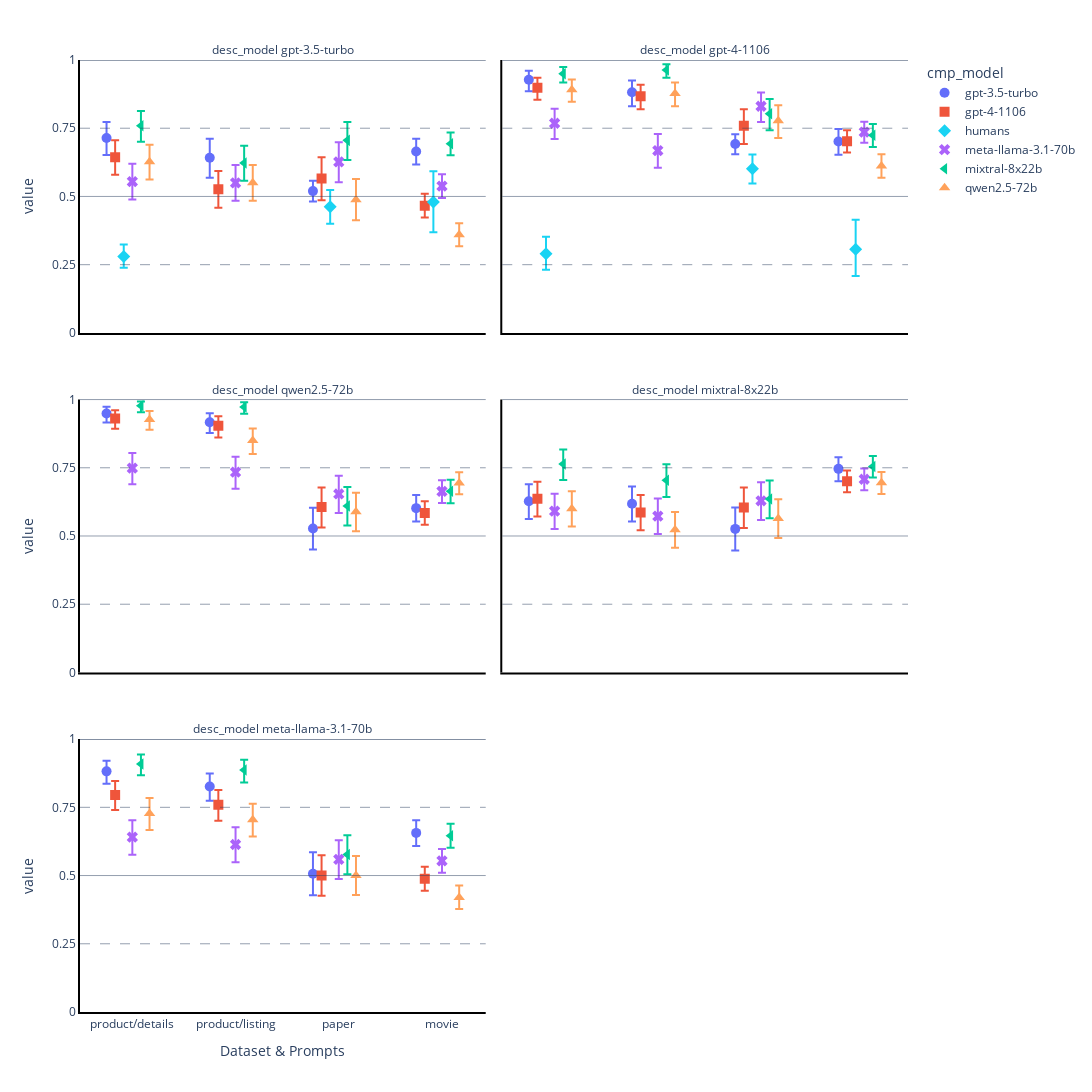

This figure's notebook cell:
### Code cell
df = df2.copy()
etype_order = {etype: i for i, etype in enumerate(df["title"].unique())}
df["title_numeric"] = df["title"].map(etype_order)
df["xindex"] = df["title_numeric"] + df["offset"]
df.sort_values("cmp_model")
syms = ["circle", "square", "diamond", "x", "triangle-left", "triangle-up", "triangle-down", "star", "pentagon"]
symbol_map = { name: s for name, s in zip(OFFSET_NAMES, syms) }
fig = px.scatter(df, y="value", x="xindex", error_y="ci1", error_y_minus="ci0", symbol="cmp_model", color="cmp_model", facet_col="desc_model", facet_col_wrap=2, width=1400, height=1200, labels={"xindex": "Dataset & Prompts", "gen_name": "Generator"}, symbol_map=symbol_map)
data = list(fig.data)
data.sort(key=lambda x: x.name)
fig.data = tuple(data)
fig.data
fig.update_traces(marker=dict(size=10))
fig.update_yaxes(range=[0, 1], dtick = 0.25)
fig.update_layout(
    plot_bgcolor="rgba(0, 0, 0, 0)",
)

fig.update_xaxes(
    tickvals=list(etype_order.values()),
    ticktext=list(etype_order.keys()))
fig.add_hline(0.5, line_width=0.5)
fig.add_hline(1, line_width=1)
fig.add_hline(0.25, line_width=0.5, line_dash="10px 10px")
fig.add_hline(0.75, line_width=0.5, line_dash="10px 10px")

fig.update_xaxes(showline=True, linewidth=2, linecolor='black', mirror=False)
fig.update_yaxes(showline=True, linewidth=2, linecolor='black', mirror=False)
fig.for_each_annotation(lambda a: a.update(text=a.text.replace("=", " ")))
#fig.update_layout(legend={"xanchor": "center", "x": 0.5, "y": 1.0})

### Figure 1 — Plotly figure (JSON) as saved in the notebook; plotly's stock layout.template omitted (floating-point values rounded to 4 significant figures)
{"data": [{"error_y": {"array": [0.05894, 0.0696, 0.0379, 0.04642], "arrayminus": [0.0628, 0.0727, 0.03802, 0.04806]}, "hovertemplate": "cmp_model=gpt-3.5-turbo<br>desc_model=gpt-3.5-turbo<br>Dataset & Prompts=%{x}<br>value=%{y}<extra></extra>", "legendgroup": "gpt-3.5-turbo", "marker": {"color": "#636efa", "size": 10, "symbol": "circle"}, "mode": "markers", "name": "gpt-3.5-turbo", "orientation": "v", "showlegend": true, "type": "scatter", "x": [-0.25, 0.75, 1.75, 2.75], "xaxis": "x5", "y": [0.7143, 0.6416, 0.5196, 0.6649], "yaxis": "y5"}, {"error_y": {"array": [0.03299, 0.04301, 0.03571, 0.04625], "arrayminus": [0.04195, 0.05113, 0.03688, 0.04838]}, "hovertemplate": "cmp_model=gpt-3.5-turbo<br>desc_model=gpt-4-1106<br>Dataset & Prompts=%{x}<br>value=%{y}<extra></extra>", "legendgroup": "gpt-3.5-turbo", "marker": {"color": "#636efa", "size": 10, "symbol": "circle"}, "mode": "markers", "name": "gpt-3.5-turbo", "orientation": "v", "showlegend": false, "type": "scatter", "x": [-0.25, 0.75, 1.75, 2.75], "xaxis": "x6", "y": [0.9278, 0.882, 0.6919, 0.7011], "yaxis": "y6"}, {"error_y": {"array": [0.02523, 0.03281, 0.04787, 0.07599], "arrayminus": [0.03309, 0.04007, 0.04886, 0.07663]}, "hovertemplate": "cmp_model=gpt-3.5-turbo<br>desc_model=qwen2.5-72b<br>Dataset & Prompts=%{x}<br>value=%{y}<extra></extra>", "legendgroup": "gpt-3.5-turbo", "marker": {"color": "#636efa", "size": 10, "symbol": "circle"}, "mode": "markers", "name": "gpt-3.5-turbo", "orientation": "v", "showlegend": false, "type": "scatter", "x": [-0.25, 0.75, 2.75, 1.75], "xaxis": "x3", "y": [0.9488, 0.9171, 0.602, 0.5276], "yaxis": "y3"}, {"error_y": {"array": [0.06258, 0.06297, 0.04277, 0.07818], "arrayminus": [0.06478, 0.065, 0.04527, 0.07882]}, "hovertemplate": "cmp_model=gpt-3.5-turbo<br>desc_model=mixtral-8x22b<br>Dataset & Prompts=%{x}<br>value=%{y}<extra></extra>", "legendgroup": "gpt-3.5-turbo", "marker": {"color": "#636efa", "size": 10, "symbol": "circle"}, "mode": "markers", "name": "gpt-3.5-turbo", "orientation": "v", "showlegend": false, "type": "scatter", "x": [-0.25, 0.75, 2.75, 1.75], "xaxis": "x4", "y": [0.6273, 0.6182, 0.746, 0.526], "yaxis": "y4"}, {"error_y": {"array": [0.03914, 0.04711, 0.04646, 0.07852], "arrayminus": [0.04571, 0.05276, 0.04799, 0.07868]}, "hovertemplate": "cmp_model=gpt-3.5-turbo<br>desc_model=meta-llama-3.1-70b<br>Dataset & Prompts=%{x}<br>value=%{y}<extra></extra>", "legendgroup": "gpt-3.5-turbo", "marker": {"color": "#636efa", "size": 10, "symbol": "circle"}, "mode": "markers", "name": "gpt-3.5-turbo", "orientation": "v", "showlegend": false, "type": "scatter", "x": [-0.25, 0.75, 2.75, 1.75], "xaxis": "x", "y": [0.8818, 0.8265, 0.6563, 0.5065], "yaxis": "y"}, {"error_y": {"array": [0.06196, 0.06691, 0.0776, 0.04379], "arrayminus": [0.06445, 0.06738, 0.07924, 0.04353]}, "hovertemplate": "cmp_model=gpt-4-1106<br>desc_model=gpt-3.5-turbo<br>Dataset & Prompts=%{x}<br>value=%{y}<extra></extra>", "legendgroup": "gpt-4-1106", "marker": {"color": "#EF553B", "size": 10, "symbol": "square"}, "mode": "markers", "name": "gpt-4-1106", "orientation": "v", "showlegend": true, "type": "scatter", "x": [-0.1667, 0.8333, 1.833, 2.833], "xaxis": "x5", "y": [0.6438, 0.5261, 0.5658, 0.466], "yaxis": "y5"}, {"error_y": {"array": [0.03661, 0.04149, 0.06046, 0.03958], "arrayminus": [0.04357, 0.04784, 0.06609, 0.04115]}, "hovertemplate": "cmp_model=gpt-4-1106<br>desc_model=gpt-4-1106<br>Dataset & Prompts=%{x}<br>value=%{y}<extra></extra>", "legendgroup": "gpt-4-1106", "marker": {"color": "#EF553B", "size": 10, "symbol": "square"}, "mode": "markers", "name": "gpt-4-1106", "orientation": "v", "showlegend": false, "type": "scatter", "x": [-0.1667, 0.8333, 1.833, 2.833], "xaxis": "x6", "y": [0.8981, 0.8676, 0.7586, 0.7026], "yaxis": "y6"}, {"error_y": {"array": [0.07196, 0.02987, 0.03542, 0.04298], "arrayminus": [0.07432, 0.0374, 0.04242, 0.04363]}, "hovertemplate": "cmp_model=gpt-4-1106<br>desc_model=qwen2.5-72b<br>Dataset & Prompts=%{x}<br>value=%{y}<extra></extra>", "legendgroup": "gpt-4-1106", "marker": {"color": "#EF553B", "size": 10, "symbol": "square"}, "mode": "markers", "name": "gpt-4-1106", "orientation": "v", "showlegend": false, "type": "scatter", "x": [1.833, -0.1667, 0.8333, 2.833], "xaxis": "x3", "y": [0.6059, 0.9306, 0.9037, 0.5847], "yaxis": "y3"}, {"error_y": {"array": [0.07264, 0.06218, 0.06412, 0.03939], "arrayminus": [0.07502, 0.06453, 0.06561, 0.04092]}, "hovertemplate": "cmp_model=gpt-4-1106<br>desc_model=mixtral-8x22b<br>Dataset & Prompts=%{x}<br>value=%{y}<extra></extra>", "legendgroup": "gpt-4-1106", "marker": {"color": "#EF553B", "size": 10, "symbol": "square"}, "mode": "markers", "name": "gpt-4-1106", "orientation": "v", "showlegend": false, "type": "scatter", "x": [1.833, -0.1667, 0.8333, 2.833], "xaxis": "x4", "y": [0.6048, 0.6364, 0.5864, 0.7008], "yaxis": "y4"}, {"error_y": {"array": [0.07441, 0.05054, 0.05406, 0.04388], "arrayminus": [0.07441, 0.05563, 0.05852, 0.04379]}, "hovertemplate": "cmp_model=gpt-4-1106<br>desc_model=meta-llama-3.1-70b<br>Dataset & Prompts=%{x}<br>value=%{y}<extra></extra>", "legendgroup": "gpt-4-1106", "marker": {"color": "#EF553B", "size": 10, "symbol": "square"}, "mode": "markers", "name": "gpt-4-1106", "orientation": "v", "showlegend": false, "type": "scatter", "x": [1.833, -0.1667, 0.8333, 2.833], "xaxis": "x", "y": [0.5, 0.7955, 0.7591, 0.488], "yaxis": "y"}, {"error_y": {"array": [0.04345, 0.06204, 0.1125], "arrayminus": [0.0415, 0.06146, 0.1115]}, "hovertemplate": "cmp_model=humans<br>desc_model=gpt-3.5-turbo<br>Dataset & Prompts=%{x}<br>value=%{y}<extra></extra>", "legendgroup": "humans", "marker": {"color": "#19d3f3", "size": 10, "symbol": "diamond"}, "mode": "markers", "name": "humans", "orientation": "v", "showlegend": true, "type": "scatter", "x": [-0.08333, 1.917, 2.917], "xaxis": "x5", "y": [0.2804, 0.4618, 0.48], "yaxis": "y5"}, {"error_y": {"array": [0.06242, 0.05285, 0.1082], "arrayminus": [0.05869, 0.05404, 0.0984]}, "hovertemplate": "cmp_model=humans<br>desc_model=gpt-4-1106<br>Dataset & Prompts=%{x}<br>value=%{y}<extra></extra>", "legendgroup": "humans", "marker": {"color": "#19d3f3", "size": 10, "symbol": "diamond"}, "mode": "markers", "name": "humans", "orientation": "v", "showlegend": false, "type": "scatter", "x": [-0.08333, 1.917, 2.917], "xaxis": "x6", "y": [0.2897, 0.6012, 0.3067], "yaxis": "y6"}, {"error_y": {"array": [0.06499, 0.0651, 0.07182, 0.04349], "arrayminus": [0.06593, 0.06596, 0.07471, 0.04378]}, "hovertemplate": "cmp_model=meta-llama-3.1-70b<br>desc_model=gpt-3.5-turbo<br>Dataset & Prompts=%{x}<br>value=%{y}<extra></extra>", "legendgroup": "meta-llama-3.1-70b", "marker": {"color": "#ab63fa", "size": 10, "symbol": "x"}, "mode": "markers", "name": "meta-llama-3.1-70b", "orientation": "v", "showlegend": true, "type": "scatter", "x": [0, 1, 2, 3], "xaxis": "x5", "y": [0.5545, 0.55, 0.6265, 0.538], "yaxis": "y5"}, {"error_y": {"array": [0.05324, 0.06056, 0.05064, 0.03768], "arrayminus": [0.05786, 0.06346, 0.05748, 0.03947]}, "hovertemplate": "cmp_model=meta-llama-3.1-70b<br>desc_model=gpt-4-1106<br>Dataset & Prompts=%{x}<br>value=%{y}<extra></extra>", "legendgroup": "meta-llama-3.1-70b", "marker": {"color": "#ab63fa", "size": 10, "symbol": "x"}, "mode": "markers", "name": "meta-llama-3.1-70b", "orientation": "v", "showlegend": false, "type": "scatter", "x": [0, 1, 2, 3], "xaxis": "x6", "y": [0.7682, 0.6682, 0.8306, 0.736], "yaxis": "y6"}, {"error_y": {"array": [0.05507, 0.05641, 0.06669, 0.0409], "arrayminus": [0.05937, 0.06047, 0.06985, 0.04215]}, "hovertemplate": "cmp_model=meta-llama-3.1-70b<br>desc_model=qwen2.5-72b<br>Dataset & Prompts=%{x}<br>value=%{y}<extra></extra>", "legendgroup": "meta-llama-3.1-70b", "marker": {"color": "#ab63fa", "size": 10, "symbol": "x"}, "mode": "markers", "name": "meta-llama-3.1-70b", "orientation": "v", "showlegend": false, "type": "scatter", "x": [0, 1, 2, 3], "xaxis": "x3", "y": [0.7489, 0.7339, 0.6541, 0.6633], "yaxis": "y3"}, {"error_y": {"array": [0.06397, 0.06453, 0.06783, 0.039], "arrayminus": [0.06554, 0.06578, 0.07046, 0.04058]}, "hovertemplate": "cmp_model=meta-llama-3.1-70b<br>desc_model=mixtral-8x22b<br>Dataset & Prompts=%{x}<br>value=%{y}<extra></extra>", "legendgroup": "meta-llama-3.1-70b", "marker": {"color": "#ab63fa", "size": 10, "symbol": "x"}, "mode": "markers", "name": "meta-llama-3.1-70b", "orientation": "v", "showlegend": false, "type": "scatter", "x": [0, 1, 2, 3], "xaxis": "x4", "y": [0.5909, 0.5727, 0.629, 0.708], "yaxis": "y4"}, {"error_y": {"array": [0.06197, 0.06315, 0.07047, 0.0433], "arrayminus": [0.06439, 0.06511, 0.07168, 0.04371]}, "hovertemplate": "cmp_model=meta-llama-3.1-70b<br>desc_model=meta-llama-3.1-70b<br>Dataset & Prompts=%{x}<br>value=%{y}<extra></extra>", "legendgroup": "meta-llama-3.1-70b", "marker": {"color": "#ab63fa", "size": 10, "symbol": "x"}, "mode": "markers", "name": "meta-llama-3.1-70b", "orientation": "v", "showlegend": false, "type": "scatter", "x": [0, 1, 2, 3], "xaxis": "x", "y": [0.6409, 0.6136, 0.5591, 0.554], "yaxis": "y"}, {"error_y": {"array": [0.05406, 0.06278, 0.06725, 0.04102], "arrayminus": [0.05852, 0.06489, 0.07203, 0.04259]}, "hovertemplate": "cmp_model=mixtral-8x22b<br>desc_model=gpt-3.5-turbo<br>Dataset & Prompts=%{x}<br>value=%{y}<extra></extra>", "legendgroup": "mixtral-8x22b", "marker": {"color": "#00cc96", "size": 10, "symbol": "triangle-left"}, "mode": "markers", "name": "mixtral-8x22b", "orientation": "v", "showlegend": true, "type": "scatter", "x": [0.08333, 1.083, 2.083, 3.083], "xaxis": "x5", "y": [0.7591, 0.6227, 0.7055, 0.6931], "yaxis": "y5"}, {"error_y": {"array": [0.02466, 0.02046, 0.05417, 0.04095], "arrayminus": [0.03237, 0.02838, 0.06045, 0.0429]}, "hovertemplate": "cmp_model=mixtral-8x22b<br>desc_model=gpt-4-1106<br>Dataset & Prompts=%{x}<br>value=%{y}<extra></extra>", "legendgroup": "mixtral-8x22b", "marker": {"color": "#00cc96", "size": 10, "symbol": "triangle-left"}, "mode": "markers", "name": "mixtral-8x22b", "orientation": "v", "showlegend": false, "type": "scatter", "x": [0.08333, 1.083, 2.083, 3.083], "xaxis": "x6", "y": [0.95, 0.9636, 0.8033, 0.7241], "yaxis": "y6"}, {"error_y": {"array": [0.01527, 0.01715, 0.06944, 0.04266], "arrayminus": [0.02338, 0.0252, 0.07173, 0.04402]}, "hovertemplate": "cmp_model=mixtral-8x22b<br>desc_model=qwen2.5-72b<br>Dataset & Prompts=%{x}<br>value=%{y}<extra></extra>", "legendgroup": "mixtral-8x22b", "marker": {"color": "#00cc96", "size": 10, "symbol": "triangle-left"}, "mode": "markers", "name": "mixtral-8x22b", "orientation": "v", "showlegend": false, "type": "scatter", "x": [0.08333, 1.083, 2.083, 3.083], "xaxis": "x3", "y": [0.9773, 0.9727, 0.6099, 0.6637], "yaxis": "y3"}, {"error_y": {"array": [0.06785, 0.05365, 0.05831, 0.03847], "arrayminus": [0.07065, 0.05819, 0.06184, 0.0406]}, "hovertemplate": "cmp_model=mixtral-8x22b<br>desc_model=mixtral-8x22b<br>Dataset & Prompts=%{x}<br>value=%{y}<extra></extra>", "legendgroup": "mixtral-8x22b", "marker": {"color": "#00cc96", "size": 10, "symbol": "triangle-left"}, "mode": "markers", "name": "mixtral-8x22b", "orientation": "v", "showlegend": false, "type": "scatter", "x": [2.083, 0.08333, 1.083, 3.083], "xaxis": "x4", "y": [0.6359, 0.7636, 0.7045, 0.755], "yaxis": "y4"}, {"error_y": {"array": [0.07069, 0.03423, 0.03838, 0.0434], "arrayminus": [0.07229, 0.04126, 0.04503, 0.04462]}, "hovertemplate": "cmp_model=mixtral-8x22b<br>desc_model=meta-llama-3.1-70b<br>Dataset & Prompts=%{x}<br>value=%{y}<extra></extra>", "legendgroup": "mixtral-8x22b", "marker": {"color": "#00cc96", "size": 10, "symbol": "triangle-left"}, "mode": "markers", "name": "mixtral-8x22b", "orientation": "v", "showlegend": false, "type": "scatter", "x": [2.083, 0.08333, 1.083, 3.083], "xaxis": "x", "y": [0.5769, 0.9091, 0.8864, 0.646], "yaxis": "y"}, {"error_y": {"array": [0.06258, 0.0651, 0.07585, 0.04262], "arrayminus": [0.06478, 0.06596, 0.07558, 0.04155]}, "hovertemplate": "cmp_model=qwen2.5-72b<br>desc_model=gpt-3.5-turbo<br>Dataset & Prompts=%{x}<br>value=%{y}<extra></extra>", "legendgroup": "qwen2.5-72b", "marker": {"color": "#FFA15A", "size": 10, "symbol": "triangle-up"}, "mode": "markers", "name": "qwen2.5-72b", "orientation": "v", "showlegend": true, "type": "scatter", "x": [0.1667, 1.167, 2.167, 3.167], "xaxis": "x5", "y": [0.6273, 0.55, 0.488, 0.3594], "yaxis": "y5"}, {"error_y": {"array": [0.0376, 0.03989, 0.05699, 0.04223], "arrayminus": [0.04432, 0.04637, 0.0627, 0.04307]}, "hovertemplate": "cmp_model=qwen2.5-72b<br>desc_model=gpt-4-1106<br>Dataset & Prompts=%{x}<br>value=%{y}<extra></extra>", "legendgroup": "qwen2.5-72b", "marker": {"color": "#FFA15A", "size": 10, "symbol": "triangle-up"}, "mode": "markers", "name": "qwen2.5-72b", "orientation": "v", "showlegend": false, "type": "scatter", "x": [0.1667, 1.167, 2.167, 3.167], "xaxis": "x6", "y": [0.8909, 0.8773, 0.7772, 0.612], "yaxis": "y6"}, {"error_y": {"array": [0.03039, 0.04395, 0.0697, 0.0396], "arrayminus": [0.03773, 0.04997, 0.07153, 0.04107]}, "hovertemplate": "cmp_model=qwen2.5-72b<br>desc_model=qwen2.5-72b<br>Dataset & Prompts=%{x}<br>value=%{y}<extra></extra>", "legendgroup": "qwen2.5-72b", "marker": {"color": "#FFA15A", "size": 10, "symbol": "triangle-up"}, "mode": "markers", "name": "qwen2.5-72b", "orientation": "v", "showlegend": false, "type": "scatter", "x": [0.1667, 1.167, 2.167, 3.167], "xaxis": "x3", "y": [0.9273, 0.85, 0.5892, 0.694], "yaxis": "y3"}, {"error_y": {"array": [0.07032, 0.06366, 0.06559, 0.03958], "arrayminus": [0.07164, 0.06538, 0.06598, 0.04106]}, "hovertemplate": "cmp_model=qwen2.5-72b<br>desc_model=mixtral-8x22b<br>Dataset & Prompts=%{x}<br>value=%{y}<extra></extra>", "legendgroup": "qwen2.5-72b", "marker": {"color": "#FFA15A", "size": 10, "symbol": "triangle-up"}, "mode": "markers", "name": "qwen2.5-72b", "orientation": "v", "showlegend": false, "type": "scatter", "x": [2.167, 0.1667, 1.167, 3.167], "xaxis": "x4", "y": [0.5645, 0.6, 0.5227, 0.6954], "yaxis": "y4"}, {"error_y": {"array": [0.07158, 0.05668, 0.05831, 0.0435], "arrayminus": [0.07158, 0.06059, 0.06184, 0.0429]}, "hovertemplate": "cmp_model=qwen2.5-72b<br>desc_model=meta-llama-3.1-70b<br>Dataset & Prompts=%{x}<br>value=%{y}<extra></extra>", "legendgroup": "qwen2.5-72b", "marker": {"color": "#FFA15A", "size": 10, "symbol": "triangle-up"}, "mode": "markers", "name": "qwen2.5-72b", "orientation": "v", "showlegend": false, "type": "scatter", "x": [2.167, 0.1667, 1.167, 3.167], "xaxis": "x", "y": [0.5, 0.7273, 0.7045, 0.42], "yaxis": "y"}], "layout": {"annotations": [{"showarrow": false, "text": "desc_model meta-llama-3.1-70b", "x": 0.245, "xanchor": "center", "xref": "paper", "y": 0.2867, "yanchor": "bottom", "yref": "paper"}, {"showarrow": false, "text": "desc_model qwen2.5-72b", "x": 0.245, "xanchor": "center", "xref": "paper", "y": 0.6433, "yanchor": "bottom", "yref": "paper"}, {"showarrow": false, "text": "desc_model mixtral-8x22b", "x": 0.755, "xanchor": "center", "xref": "paper", "y": 0.6433, "yanchor": "bottom", "yref": "paper"}, {"showarrow": false, "text": "desc_model gpt-3.5-turbo", "x": 0.245, "xanchor": "center", "xref": "paper", "y": 1.0, "yanchor": "bottom", "yref": "paper"}, {"showarrow": false, "text": "desc_model gpt-4-1106", "x": 0.755, "xanchor": "center", "xref": "paper", "y": 1.0, "yanchor": "bottom", "yref": "paper"}], "height": 1200, "legend": {"title": {"text": "cmp_model"}, "tracegroupgap": 0}, "margin": {"t": 60}, "plot_bgcolor": "rgba(0, 0, 0, 0)", "shapes": [{"line": {"width": 0.5}, "type": "line", "x0": 0, "x1": 1, "xref": "x domain", "y0": 0.5, "y1": 0.5, "yref": "y"}, {"line": {"width": 0.5}, "type": "line", "x0": 0, "x1": 1, "xref": "x3 domain", "y0": 0.5, "y1": 0.5, "yref": "y3"}, {"line": {"width": 0.5}, "type": "line", "x0": 0, "x1": 1, "xref": "x4 domain", "y0": 0.5, "y1": 0.5, "yref": "y4"}, {"line": {"width": 0.5}, "type": "line", "x0": 0, "x1": 1, "xref": "x5 domain", "y0": 0.5, "y1": 0.5, "yref": "y5"}, {"line": {"width": 0.5}, "type": "line", "x0": 0, "x1": 1, "xref": "x6 domain", "y0": 0.5, "y1": 0.5, "yref": "y6"}, {"line": {"width": 1}, "type": "line", "x0": 0, "x1": 1, "xref": "x domain", "y0": 1, "y1": 1, "yref": "y"}, {"line": {"width": 1}, "type": "line", "x0": 0, "x1": 1, "xref": "x3 domain", "y0": 1, "y1": 1, "yref": "y3"}, {"line": {"width": 1}, "type": "line", "x0": 0, "x1": 1, "xref": "x4 domain", "y0": 1, "y1": 1, "yref": "y4"}, {"line": {"width": 1}, "type": "line", "x0": 0, "x1": 1, "xref": "x5 domain", "y0": 1, "y1": 1, "yref": "y5"}, {"line": {"width": 1}, "type": "line", "x0": 0, "x1": 1, "xref": "x6 domain", "y0": 1, "y1": 1, "yref": "y6"}, {"line": {"dash": "10px 10px", "width": 0.5}, "type": "line", "x0": 0, "x1": 1, "xref": "x domain", "y0": 0.25, "y1": 0.25, "yref": "y"}, {"line": {"dash": "10px 10px", "width": 0.5}, "type": "line", "x0": 0, "x1": 1, "xref": "x3 domain", "y0": 0.25, "y1": 0.25, "yref": "y3"}, {"line": {"dash": "10px 10px", "width": 0.5}, "type": "line", "x0": 0, "x1": 1, "xref": "x4 domain", "y0": 0.25, "y1": 0.25, "yref": "y4"}, {"line": {"dash": "10px 10px", "width": 0.5}, "type": "line", "x0": 0, "x1": 1, "xref": "x5 domain", "y0": 0.25, "y1": 0.25, "yref": "y5"}, {"line": {"dash": "10px 10px", "width": 0.5}, "type": "line", "x0": 0, "x1": 1, "xref": "x6 domain", "y0": 0.25, "y1": 0.25, "yref": "y6"}, {"line": {"dash": "10px 10px", "width": 0.5}, "type": "line", "x0": 0, "x1": 1, "xref": "x domain", "y0": 0.75, "y1": 0.75, "yref": "y"}, {"line": {"dash": "10px 10px", "width": 0.5}, "type": "line", "x0": 0, "x1": 1, "xref": "x3 domain", "y0": 0.75, "y1": 0.75, "yref": "y3"}, {"line": {"dash": "10px 10px", "width": 0.5}, "type": "line", "x0": 0, "x1": 1, "xref": "x4 domain", "y0": 0.75, "y1": 0.75, "yref": "y4"}, {"line": {"dash": "10px 10px", "width": 0.5}, "type": "line", "x0": 0, "x1": 1, "xref": "x5 domain", "y0": 0.75, "y1": 0.75, "yref": "y5"}, {"line": {"dash": "10px 10px", "width": 0.5}, "type": "line", "x0": 0, "x1": 1, "xref": "x6 domain", "y0": 0.75, "y1": 0.75, "yref": "y6"}], "width": 1400, "xaxis": {"anchor": "y", "domain": [0, 0.49], "linecolor": "black", "linewidth": 2, "mirror": false, "showline": true, "ticktext": ["product/details", "product/listing", "paper", "movie"], "tickvals": [0, 1, 2, 3], "title": {"text": "Dataset & Prompts"}}, "xaxis2": {"anchor": "y2", "domain": [0.51, 1], "linecolor": "black", "linewidth": 2, "matches": "x", "mirror": false, "showline": true, "ticktext": ["product/details", "product/listing", "paper", "movie"], "tickvals": [0, 1, 2, 3], "title": {"text": "Dataset & Prompts"}}, "xaxis3": {"anchor": "y3", "domain": [0, 0.49], "linecolor": "black", "linewidth": 2, "matches": "x", "mirror": false, "showline": true, "showticklabels": false, "ticktext": ["product/details", "product/listing", "paper", "movie"], "tickvals": [0, 1, 2, 3]}, "xaxis4": {"anchor": "y4", "domain": [0.51, 1], "linecolor": "black", "linewidth": 2, "matches": "x", "mirror": false, "showline": true, "showticklabels": false, "ticktext": ["product/details", "product/listing", "paper", "movie"], "tickvals": [0, 1, 2, 3]}, "xaxis5": {"anchor": "y5", "domain": [0, 0.49], "linecolor": "black", "linewidth": 2, "matches": "x", "mirror": false, "showline": true, "showticklabels": false, "ticktext": ["product/details", "product/listing", "paper", "movie"], "tickvals": [0, 1, 2, 3]}, "xaxis6": {"anchor": "y6", "domain": [0.51, 1], "linecolor": "black", "linewidth": 2, "matches": "x", "mirror": false, "showline": true, "showticklabels": false, "ticktext": ["product/details", "product/listing", "paper", "movie"], "tickvals": [0, 1, 2, 3]}, "yaxis": {"anchor": "x", "domain": [0, 0.2867], "dtick": 0.25, "linecolor": "black", "linewidth": 2, "mirror": false, "range": [0, 1], "showline": true, "title": {"text": "value"}}, "yaxis2": {"anchor": "x2", "domain": [0, 0.2867], "dtick": 0.25, "linecolor": "black", "linewidth": 2, "matches": "y", "mirror": false, "range": [0, 1], "showline": true, "showticklabels": false}, "yaxis3": {"anchor": "x3", "domain": [0.3567, 0.6433], "dtick": 0.25, "linecolor": "black", "linewidth": 2, "matches": "y", "mirror": false, "range": [0, 1], "showline": true, "title": {"text": "value"}}, "yaxis4": {"anchor": "x4", "domain": [0.3567, 0.6433], "dtick": 0.25, "linecolor": "black", "linewidth": 2, "matches": "y", "mirror": false, "range": [0, 1], "showline": true, "showticklabels": false}, "yaxis5": {"anchor": "x5", "domain": [0.7133, 1.0], "dtick": 0.25, "linecolor": "black", "linewidth": 2, "matches": "y", "mirror": false, "range": [0, 1], "showline": true, "title": {"text": "value"}}, "yaxis6": {"anchor": "x6", "domain": [0.7133, 1.0], "dtick": 0.25, "linecolor": "black", "linewidth": 2, "matches": "y", "mirror": false, "range": [0, 1], "showline": true, "showticklabels": false}}}
